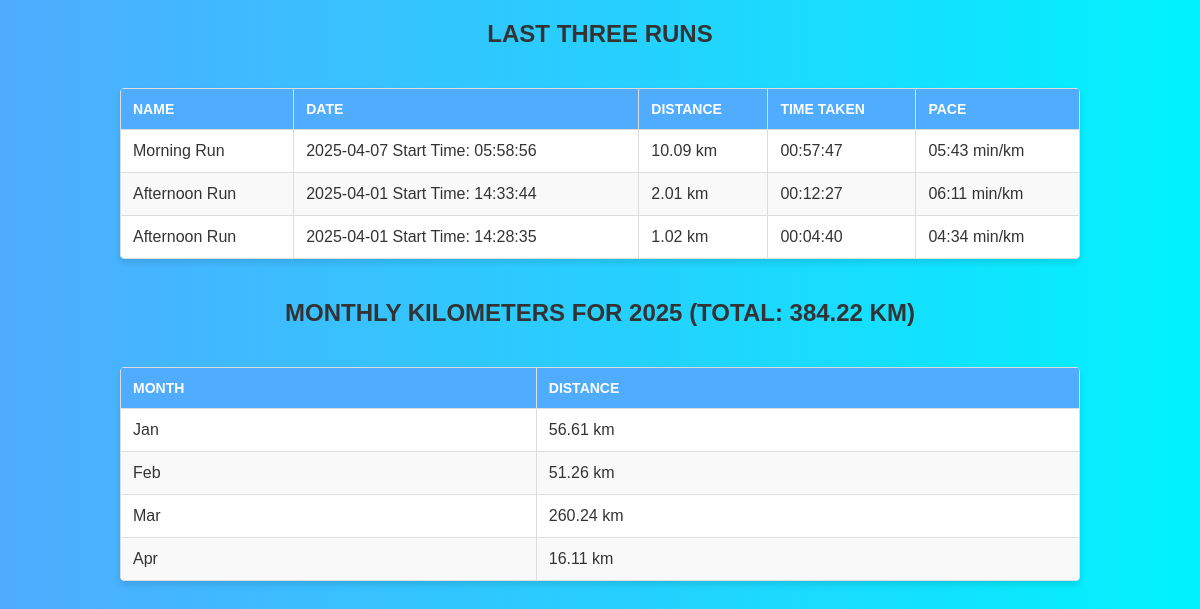
The page /get-progress (signed in) on the database its author committed.
### src/db/database_models.py (models this page shows)
class Activity(Base):
    __tablename__ = "activities"
    id = Column(BigInteger, primary_key=True)
    user_id = Column(Integer, ForeignKey("users.id"), nullable=False)
    name = Column(String(200))
    type = Column(String(50))
    distance = Column(Float)
    moving_time = Column(Integer)
    total_elevation_gain = Column(Float)
    start_date = Column(String)
    average_heartrate = Column(Float)
    max_heartrate = Column(Float)
    polyline_data = Column(Text)
    average_cadence = Column(Float)
    elevation_high = Column(Float)
    elevation_low = Column(Float)
    calories = Column(Float)
    user = relationship("User", back_populates="activities")

### src/routers/activity.py (the view)
@activity_routes.route('/get-progress', methods=['GET'])
def get_progress():
    session_db = SessionLocal()
    try:
        user_id = session.get('user_id')
        last_three_runs = (
            session_db.query(Activity)
            .filter(Activity.type == 'Run', Activity.user_id == user_id)
            .order_by(Activity.start_date.desc())
            .limit(3)
            .all()
        )
        last_three_data = [
            {
                "name": run.name,
                "date": run.start_date,
                "distance_km": f"{run.distance / 1000:.2f} km",
                "time_taken": seconds_to_hms(run.moving_time),
                "pace": calculate_pace(run.moving_time, run.distance / 1000)
            } for run in last_three_runs
        ]
        latest_activity = (
            session_db.query(Activity)
            .filter(Activity.type == 'Run', Activity.user_id == user_id)
            .order_by(Activity.start_date.desc())
            .first()
        )
        if latest_activity and isinstance(latest_activity.start_date, str):
            latest_year = latest_activity.start_date[:4]
        else:
            raise ValueError("Unexpected format for start_date; expected a string.")
        monthly_data = (
            session_db.query(Activity)
            .filter(Activity.type == 'Run', Activity.user_id == user_id)
            .filter(Activity.start_date.like(f"{latest_year}-%"))
            .all()
        )
        monthly_progress = {}
        for activity in monthly_data:
            month = int(activity.start_date.split("-")[1])
            if month not in monthly_progress:
                monthly_progress[month] = 0
            monthly_progress[month] += activity.distance / 1000
        monthly_progress_data = [
            {"month": ["Jan", "Feb", "Mar", "Apr", "May", "Jun", "Jul", "Aug", "Sep", "Oct", "Nov", "Dec"][month - 1],
             "distance_km": f"{distance:.2f} km"}
            for month, distance in sorted(monthly_progress.items())
        ]
        total_year_distance = sum(
            float(progress["distance_km"].split(" ")[0]) for progress in monthly_progress_data
        )
        return render_template(
            'progress.html',
            last_three_runs=last_three_data,
            monthly_progress=monthly_progress_data,
            total_distance=f"{total_year_distance:.2f} km",
            latest_year=latest_year
        )
    except Exception as e:
        return f"An error occurred: {e}"
    finally:
        session_db.close()

### src/utils/helpers.py (called while the page is built)
def seconds_to_hms(seconds):
    hours = seconds // 3600
    minutes = (seconds % 3600) // 60
    seconds = seconds % 60
    return f"{hours:02}:{minutes:02}:{seconds:02}"

def calculate_pace(moving_time, distance_km):
    if distance_km == 0:
        return "N/A"
    pace_seconds = moving_time / distance_km
    minutes = int(pace_seconds // 60)
    seconds = int(pace_seconds % 60)
    return f"{minutes:02}:{seconds:02} min/km"

### templates/progress.html (shortened to what this page needs)
<!DOCTYPE html>
<html lang="en">
<head>
</head>
<body>
    <h1>Last Three Runs</h1>
    <table>
        <thead>
            <tr>
                <th>Name</th>
                <th>Date</th>
                <th>Distance</th>
                <th>Time Taken</th>
                <th>Pace</th>
            </tr>
        </thead>
        <tbody>
            {% for run in last_three_runs %}
            <tr>
                <td>{{ run.name }}</td>
                <td>{{ run.date.replace('T', ' Start Time: ').replace('Z', '') }}</td>
                <td>{{ run.distance_km }}</td>
                <td>{{ run.time_taken }}</td>
                <td>{{ run.pace }}</td>
            </tr>
            {% endfor %}
        </tbody>
    </table>
    <h1>Monthly Kilometers for {{ latest_year }} (Total: {{ total_distance }})</h1>
    <table>
        <thead>
            <tr>
                <th>Month</th>
                <th>Distance</th>
            </tr>
        </thead>
        <tbody>
            {% for month in monthly_progress %}
            <tr>
                <td>{{ month.month }}</td>
                <td>{{ month.distance_km }}</td>
            </tr>
            {% endfor %}
        </tbody>
    </table>
</body>
</html>

### templates/progress.html (style rules this page uses)
body { font-family: Arial, sans-serif; margin: 0; padding: 0; display: flex; flex-direction: column; align-items: center; justify-content: flex-start; min-height: 100vh; background: linear-gradient(to right, #4facfe, #00f2fe); color: #333; }
table { border-collapse: collapse; width: 80%; margin: 20px 0; background: #fff; box-shadow: 0 4px 6px rgba(0, 0, 0, 0.1); border-radius: 5px; overflow: hidden; }
th, td { text-align: left; padding: 12px; border: 1px solid #ddd; }
th { background: #4facfe; color: #fff; text-transform: uppercase; font-size: 14px; }
tr:nth-child(even) { background: #f9f9f9; }
h1 { margin: 20px 0; text-transform: uppercase; font-size: 24px; color: #333; }

### rows shown on the page
Activity: name "Morning Run", date.replace "2025-04-07 Start Time: 05:58:56", distance_km "10.09 km", time_taken "00:57:47", pace "05:43 min/km"
Activity: name "Afternoon Run", date.replace "2025-04-01 Start Time: 14:33:44", distance_km "2.01 km", time_taken "00:12:27", pace "06:11 min/km"
Activity: name "Afternoon Run", date.replace "2025-04-01 Start Time: 14:28:35", distance_km "1.02 km", time_taken "00:04:40", pace "04:34 min/km"

### other values the page prints
{{ latest_year }} "2025"
{{ total_distance }} "384.22 KM"
{{ month.month }} "Jan" "Feb" "Mar" "Apr"
{{ month.distance_km }} "56.61 km" "51.26 km" "260.24 km" "16.11 km"
